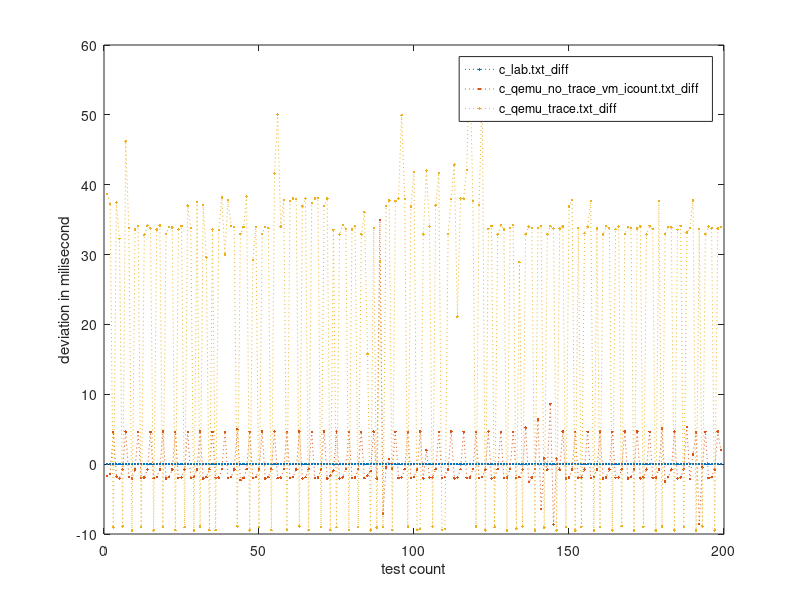

Write MATLAB code to recreate this figure.
y=[-0.005, 0.0, 0.0, 0.0, 0.0, 0.0, 0.0, 0.0, 0.0, 0.0, 0.0, 0.0, 0.0, 0.0, 0.0, 0.0, 0.0, 0.0, 0.0, 0.0, 0.0, 0.0, 0.0, 0.0, 0.0, 0.0, 0.0, 0.0, 0.0, 0.0, 0.0, 0.0, 0.0, 0.0, 0.0, 0.0, 0.0, 0.0, 0.0, 0.0, 0.0, 0.0, 0.0, 0.0, 0.0, 0.0, 0.0, 0.0, 0.0, 0.0, 0.0, 0.0, 0.0, 0.0, 0.0, 0.0, 0.0, 0.0, 0.0, 0.0, 0.0, 0.0, 0.0, 0.0, 0.0, 0.0, 0.0, 0.0, 0.0, 0.0, 0.0, 0.0, 0.0, 0.0, 0.0, 0.0, 0.0, 0.0, 0.0, 0.0, 0.0, 0.0, 0.0, 0.0, 0.0, 0.0, 0.0, 0.0, 0.0, 0.0, 0.0, 0.0, 0.0, 0.0, 0.0, 0.0, 0.0, 0.0, 0.0, 0.0, 0.0, 0.0, 0.0, 0.0, 0.0, 0.0, 0.0, 0.0, 0.0, 0.0, 0.0, 0.0, 0.0, 0.0, 0.0, 0.0, 0.0, 0.0, 0.0, 0.0, 0.0, 0.0, 0.0, 0.0, 0.0, 0.0, 0.0, 0.0, 0.0, 0.0, 0.0, 0.0, 0.0, 0.0, 0.0, 0.0, 0.0, 0.0, 0.0, 0.0, 0.0, 0.0, 0.0, 0.0, 0.0, 0.0, 0.0, 0.0, 0.0, 0.0, 0.0, 0.0, 0.0, 0.0, 0.0, 0.0, 0.0, 0.0, 0.0, 0.0, 0.0, 0.0, 0.0, 0.0, 0.0, 0.0, 0.0, 0.0, 0.0, 0.0, 0.0, 0.0, 0.0, 0.0, 0.0, 0.0, 0.0, 0.0, 0.0, 0.0, 0.0, 0.0, 0.0, 0.0, 0.0, 0.0, 0.0, 0.0, 0.0, 0.0, 0.0, 0.0, 0.0, 0.0, 0.0, 0.0, 0.0, 0.0, 0.0;
-1.704, -1.378, 4.603, -1.783, -2.046, -0.773, 4.645, -1.828, -2.074, -0.756, 4.616, -1.947, -1.915, -0.754, 4.623, -1.986, -1.842, -0.795, 4.665, -2.035, -1.874, -0.756, 4.621, -1.95, -1.915, -0.756, 4.621, -2.0, -1.842, -0.766, 4.66, -2.051, -1.881, -0.728, 4.61, -1.961, -1.927, -0.722, 4.618, -2.009, -1.846, -0.763, 4.997, -2.276, -1.996, -0.734, 4.629, -1.998, -1.855, -0.776, 4.673, -2.06, -1.876, -0.735, 4.657, -2.005, -1.916, -0.736, 4.633, -2.022, -1.834, -0.777, 4.673, -2.061, -1.876, -0.736, 4.625, -1.973, -1.909, -0.743, 4.692, -2.066, -1.65, -0.971, 4.662, -2.041, -1.891, -0.73, 4.621, -1.958, -1.933, -0.73, 4.621, -1.993, -1.641, -0.987, 4.662, -2.034, 34.931, -7.086, -0.473, 0.696, -0.698, 4.624, -1.962, -1.933, -0.728, 4.623, -2.004, -1.849, -0.77, 4.657, -2.038, 2.002, -1.953, -1.933, -0.736, 4.621, -1.996, -1.854, -0.771, 4.673, -2.048, -1.896, -0.729, 4.624, -1.955, -1.94, -0.729, 4.624, -1.997, -1.856, -0.771, 4.663, -2.043, -1.891, -0.729, 4.622, -1.96, -1.933, -0.728, 4.623, -2.004, -1.849, -0.77, 5.22, -2.578, -1.911, -0.73, 6.401, -6.412, 0.788, -0.788, 8.651, -8.654, 0.787, -0.784, 4.658, -2.035, -1.883, -0.74, 4.616, -1.952, -1.924, -0.74, 4.616, -1.986, -1.839, -0.791, 4.658, -2.028, -1.888, -0.742, 4.616, -1.945, -1.921, -0.75, 4.682, -2.052, -1.846, -0.784, 4.658, -2.031, -1.885, -0.742, 4.616, -1.947, -1.929, -0.74, 5.129, -2.492, -1.847, -0.79, 4.665, -2.035, -1.888, -0.742, 5.294, -2.127, 1.392, 4.515, -8.599, -0.475, 4.615, -1.994, -1.841, -0.78, 4.656, 2.001;
38.655, 37.231, -9.042, 37.439, 32.267, -8.902, 46.199, 33.786, -9.471, 33.59, 34.058, -8.966, 32.869, 34.133, 33.765, -9.47, 33.579, 34.158, -9.034, 32.968, 33.953, 33.861, -9.469, 33.606, 34.113, -9.032, 37.011, 33.794, -9.47, 37.567, -8.902, 37.118, 29.603, -9.436, 33.562, -9.469, 33.508, 38.142, 30.031, 37.82, 34.101, 33.939, -8.919, 32.955, 33.966, 38.322, -9.47, 29.235, 33.964, -8.972, 32.966, 33.986, 33.77, -9.469, 41.602, 50.041, 34.016, 37.796, -9.458, 37.646, 38.027, 37.993, -8.901, 36.91, 38.01, -9.459, 37.407, 38.0, 38.129, -8.997, 36.919, 38.03, -9.458, 33.54, -9.031, 32.865, 34.226, 33.681, -9.459, 33.576, 34.113, -9.002, 32.884, 36.052, 15.771, -9.47, 33.822, -9.074, 28.997, -8.997, 36.992, 37.757, -9.469, 37.637, 38.041, 49.971, 37.972, -8.901, 36.91, 41.843, -9.45, -9.299, 32.877, 42.035, 33.996, -8.912, 37.032, 41.711, -9.448, -9.295, 32.933, 37.954, 42.885, 21.11, 38.038, 37.965, 42.12, 58.231, 37.701, -8.924, 37.099, 53.605, -9.472, 33.703, 34.067, -9.002, 32.887, 34.201, 33.616, -9.474, 33.786, 34.211, -9.227, 28.923, -8.923, 32.915, 34.008, 33.763, -9.472, 33.773, 34.062, -9.049, 32.892, 34.052, 33.756, -9.472, 33.708, 34.021, -8.962, 36.905, 37.793, -9.482, 33.779, -8.99, 33.051, 33.967, 37.675, -9.472, 33.741, -8.962, 32.875, 34.048, 33.802, -9.472, 33.634, 34.01, -8.897, 32.933, 33.976, 33.782, -9.472, 33.707, 34.044, -8.97, 32.878, 34.124, 33.698, -9.481, 37.683, -8.902, 32.93, 33.982, 33.899, -9.473, 33.553, 34.102, -8.993, 33.16, 33.801, 37.725, -9.472, 33.702, -8.916, 32.915, 34.016, 33.76, -9.472, 33.722, 33.953;
]
x=1:199
plot(x,y,':.')
legend('c\_lab.txt\_diff','c\_qemu\_no\_trace\_vm\_icount.txt\_diff','c\_qemu\_trace.txt\_diff')
xlabel('test count')
ylabel('deviation in milisecond')